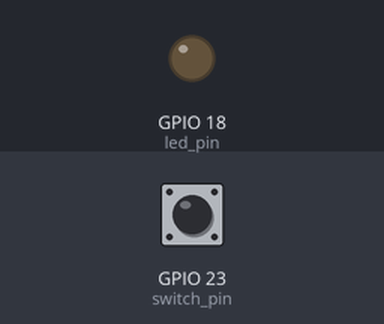
Bench run of a program on a simulated Raspberry Pi (BCM pin numbers). Parts: output pins drawn as LEDs (lit = HIGH). Inputs (shaded band) come from the test bench; at power-on: GPIO 23 (switch_pin) HIGH.

Above: at 1.2 s.
1.3 s: GPIO 23 (switch_pin) pulled LOW for 0.15 s
At 1.37 s:
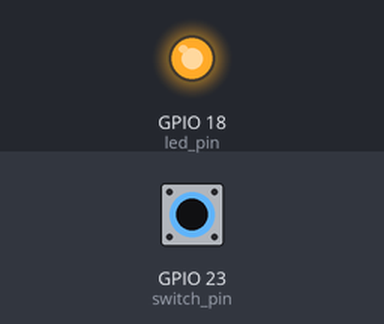
2.9 s: GPIO 23 (switch_pin) pulled LOW for 3.2 s
At 6.7 s:
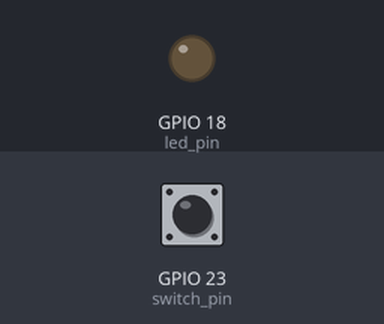
Timing chart, 0 to 8.2 s (numbered marks = the images above; inputs shaded):
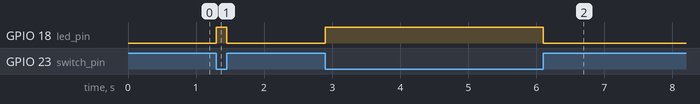

Measured:
- after the input at 1.3 s, GPIO 18 (led_pin): LOW → HIGH at once, → LOW 0.15 s later
- after the input at 2.9 s, GPIO 18 (led_pin): LOW → HIGH at once, → LOW 3.2 s later

The program:

blinknswitch.py
```python
import RPi.GPIO as GPIO
import time

#configure the pi to use the BCM (Broadcom) pin names
GPIO.setmode(GPIO.BCM)

led_pin = 18
GPIO.setup(led_pin, GPIO.OUT)

switch_pin = 23
GPIO.setup(switch_pin, GPIO.IN, pull_up_down=GPIO.PUD_UP)

STATE = True # not pressed

try:
    while True:
        if GPIO.input(switch_pin) == False: # Button is not pressed
            GPIO.output(led_pin, True) # LED on

        elif GPIO.input(switch_pin) == True: # Button is not pressed
            GPIO.output(led_pin, False) # LED off

finally:
    print("Cleaning up")
    GPIO.cleanup()
```
